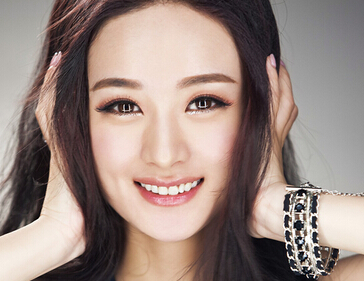
#> input picture photo.jpg, 364 x 281 px, given in place of skin_tem_spring.jpeg, which was not available
$ python skin.py
#> lines starting #> are read from the running program, lines starting #| are printed output that depends on the picture; pictures that were not available may be replaced by others from this repository, and a replacement may not be noted
### fppapi.py
# -*- coding: utf-8 -*-
import urllib2
import urllib
import time

def fppapi(filepath):

	http_url='https://api-cn.faceplusplus.com/facepp/v3/detect'
	key = "EusHWZaGPvSlKJ0jwOT3kn0NrLIvSgZx"
	secret = "9PRmgpfOkv_pS0w2zB3daU0LyGVRIyJV"
	#filepath = r"photo.jpg"
	boundary = '----------%s' % hex(int(time.time() * 1000))
	data = []
	data.append('--%s' % boundary)
	data.append('Content-Disposition: form-data; name="%s"\r\n' % 'api_key')
	data.append(key)
	data.append('--%s' % boundary)
	data.append('Content-Disposition: form-data; name="%s"\r\n' % 'api_secret')
	data.append(secret)
	data.append('--%s' % boundary)
	fr=open(filepath,'rb')
	data.append('Content-Disposition: form-data; name="%s"; filename=" "' % 'image_file')
	data.append('Content-Type: %s\r\n' % 'application/octet-stream')
	data.append(fr.read())
	fr.close()
	data.append('--%s' % boundary)
	data.append('Content-Disposition: form-data; name="%s"\r\n' % 'return_landmark')
	data.append('1')
	data.append('--%s' % boundary)
	data.append('Content-Disposition: form-data; name="%s"\r\n' % 'return_attributes')
	data.append("gender,age,smiling,headpose,facequality,blur,eyestatus,emotion,ethnicity,beauty,mouthstatus,eyegaze,skinstatus")
	data.append('--%s--\r\n' % boundary)

	http_body='\r\n'.join(data)
	#buld http request
	req=urllib2.Request(http_url)
	#header
	req.add_header('Content-Type', 'multipart/form-data; boundary=%s' % boundary)
	req.add_data(http_body)
	try:
		#req.add_header('Referer','http://remotserver.com/')
		#post data to server
		resp = urllib2.urlopen(req, timeout=5)
		#get response
		qrcont=resp.read()
		return qrcont
		#print qrcont    qrcont is response json

	except urllib2.HTTPError as e:
		print e.read()

### skin.py
#coding:utf-8
from PIL import Image
import matplotlib.pyplot as pl
import numpy as np
import json
import fppapi
import hist_similar
import avg_similar
#注：所有的filepath为filepath = r"photo.jpg"格式

#返回裁剪出的皮肤image对象
def skincut(filepath):

    apiresponse=fppapi.fppapi(filepath)
    get_dic=json.loads(apiresponse)
    face_list=get_dic['faces']
    #list[0] is dict
    list_dic=face_list[0]
    #keys of list_dic [u'landmark', u'attributes', u'face_token', u'face_rectangle']
    #'landmark' is a dict
    landmark_dic=list_dic['landmark']
    #keys of landmark_dic : all 83 landmarks https://www.faceplusplus.com.cn/landmarks/#demo
    upperleft=landmark_dic['nose_right']
    lowerright=landmark_dic['contour_right5']


    upperleft_x=upperleft['x']
    upperleft_y=upperleft['y']

    lowerright_x=lowerright['x']
    lowerright_y=lowerright['y']


    im = Image.open(filepath)
    region = im.crop((upperleft_x, upperleft_y, lowerright_x, lowerright_y))
    #region是裁剪后的image对象
    return region


def skin(filepath):


    #导入模板
#> called with filepath = 'testcases/skin_test_fall.jpg'
    springtem = Image.open('template/skin_tem_spring.jpeg')
#> springtem is the input picture: PIL image 364x281 RGB; mean R, G, B 154.2, 135.7, 128.4
    summertem = Image.open('template/skin_tem_summer.jpeg')
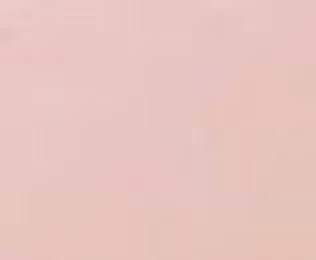
#> input picture template/skin_tem_summer.jpeg, 79 x 65 px (shown 4 times larger)
#> summertem is the input picture: PIL image 79x65 RGB; mean R, G, B 232, 196.6, 191.5
    falltem = Image.open('template/skin_tem_fall.jpg')
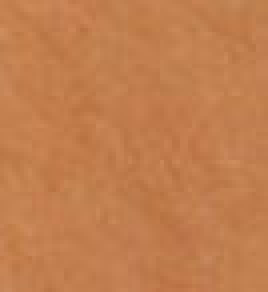
#> input picture template/skin_tem_fall.jpg, 67 x 73 px (shown 4 times larger)
#> falltem is the input picture: PIL image 67x73 RGB; mean R, G, B 193.6, 126, 78.6
    wintertem = Image.open('template/skin_tem_winter.jpeg')
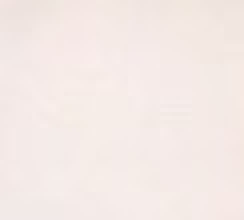
#> input picture template/skin_tem_winter.jpeg, 61 x 55 px (shown 4 times larger)
#> wintertem is the input picture: PIL image 61x55 RGB; mean R, G, B 244.5, 233.9, 230.5

    #导入被测试图片
    testim=skincut(filepath)

    #得出与模板相似度
    avg_tem_sim=32.160981422

    spring_similar_avg=avg_similar.similar(springtem,testim,avg_tem_sim)
    summer_similar_avg=avg_similar.similar(summertem,testim,avg_tem_sim)
    fall_similar_avg=avg_similar.similar(falltem,testim,avg_tem_sim)
    winter_similar_avg=avg_similar.similar(wintertem,testim,avg_tem_sim)


    #均值法结果集
    avg_result_list=[]
    avg_result_list.append(spring_similar_avg)
    avg_result_list.append(summer_similar_avg)
    avg_result_list.append(fall_similar_avg)
    avg_result_list.append(winter_similar_avg)


    #print avg_result_list

    return avg_result_list


if __name__ == '__main__':
    filepath=r"testcases/skin_test_fall.jpg"
#> (the run stopped early here; a loop or call above may not have finished)
